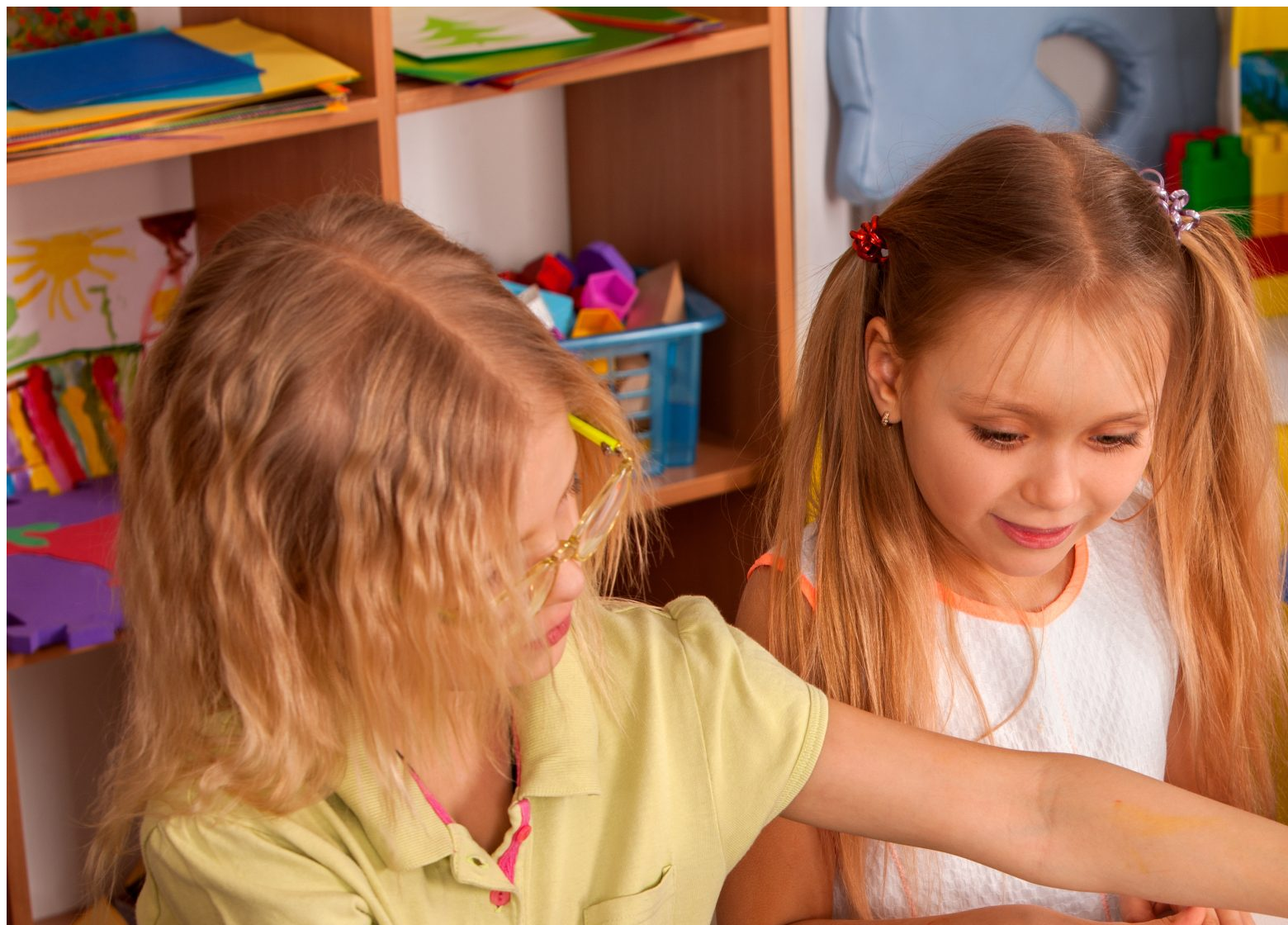
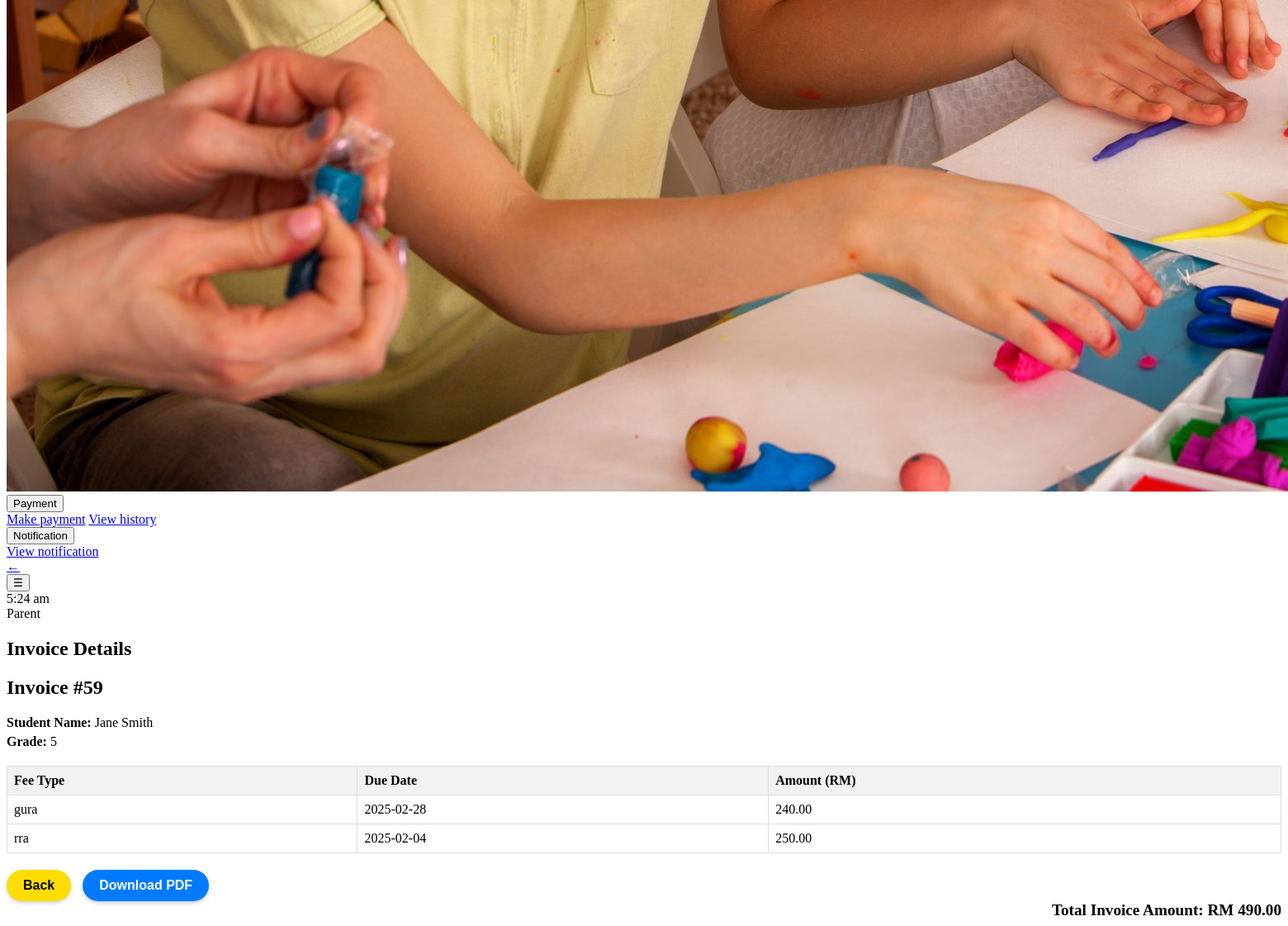
Screenshot of /accountant/invoice_Details/59 (signed in) with the database file from the repository (2 pictures, top to bottom).
### models.py (models this page shows, shortened)
class Invoice(db.Model):
    __tablename__ = 'invoices'
    id = db.Column(db.Integer, primary_key=True, autoincrement=True)
    total_amount = db.Column(NUMERIC(10, 2), nullable=False)
    flag = db.Column(db.Boolean, default=False)  # True if paid before the due date
    fees = db.relationship('Fee', back_populates='invoice', lazy='joined')

class Student(db.Model):
    __tablename__ = 'students'
    id = db.Column(db.Integer, primary_key=True, autoincrement=True)
    name = db.Column(db.String(255), nullable=False)
    grade = db.Column(db.String(50), nullable=False)
    dob = db.Column(db.Date, nullable=False)
    transport = db.Column(db.Boolean, default=False)
    user_id = db.Column(db.Integer, db.ForeignKey('users.id'), nullable=False)
    fees = db.relationship('Fee', backref='student', cascade='all, delete-orphan')

class Fee(db.Model):
    __tablename__ = 'fees'
    id = db.Column(db.Integer, primary_key=True, autoincrement=True)
    student_id = db.Column(db.Integer, db.ForeignKey('students.id'), nullable=False)
    create_date = db.Column(db.Date, default=func.current_date())
    due_date = db.Column(db.Date, nullable=False)
    amount = db.Column(NUMERIC(10, 2), nullable=False)
    fee_type = db.Column(db.String(100), nullable=False)
    status = db.Column(db.Enum('unpaid', 'paid', name='fee_status'), default='unpaid')
    invoice_id = db.Column(db.Integer, db.ForeignKey('invoices.id'), nullable=True)
    invoice = db.relationship('Invoice', back_populates='fees')

### routes/accountant_routes.py (the view)
@accountant_blueprint.route("/invoice_Details/<int:invoice_id>", methods=["GET"])
@login_required
def invoice_details(invoice_id):
    invoice = get_invoice_details(invoice_id)  # Use the renamed function
    return render_template('invoiceDetail.html', invoice=invoice)

### app.py (called while the page is built)
@login_manager.user_loader
def load_user(user_id):
    return User.query.get(int(user_id))

### function.py (called while the page is built)
def get_invoice_details(invoice_id):
    invoice = Invoice.query.options(
        joinedload(Invoice.fees).joinedload(Fee.student)
    ).get(invoice_id)
    return invoice

### templates/invoiceDetail.html (shortened to what this page needs)
{% if current_user.role == 'teacher' %}
{% extends "teacherBase.html" %}
{% elif current_user.role == 'admin'%}
{% extends "adminBase.html" %}
{% elif current_user.role == 'accountant' %}
{% extends "accountantBase.html" %}
{% elif current_user.role == 'parent'%}
{% extends "parentBase.html" %}
{% endif %}
{% block content %}
<section class="content">
    <div class="header-container">
        <h1>Invoice Details</h1>
    </div>
    <div id="makepdf">
        <div class="invoice-summary">
            <h2>Invoice #{{ invoice.id }}</h2>
            {% if invoice.fees|length > 0 %}
            <p><strong>Student Name:</strong> {{ invoice.fees[0].student.name }}</p>
            <p><strong>Grade:</strong> {{ invoice.fees[0].student.grade }}</p>
            {% else %}
            <p>No fee items available.</p>
            {% endif %}
        </div>
        <div class="preview-container">
            <table class="preview-table">
                <thead>
                    <tr>
                        <th>Fee Type</th>
                        <th>Due Date</th>
                        <th>Amount (RM)</th>
                    </tr>
                </thead>
                <tbody>
                    {% set total = 0 %}
                    {% for fee in invoice.fees %}
                    <tr>
                        <td>{{ fee.fee_type }}</td>
                        <td>{{ fee.due_date.strftime('%Y-%m-%d') }}</td>
                        <td>{{ "%.2f"|format(fee.amount) }}</td>
                    </tr>
                    {% set total = total + fee.amount %}
                    {% endfor %}
                </tbody>
            </table>
            <button onclick="window.history.back()" class="back-btn">Back</button>
            <button id="downloadPDF" class="download-btn">Download PDF</button>
            <div class="total-amount">
                Total Invoice Amount: RM {{ "%.2f"|format(invoice.total_amount) }}
            </div>
        </div>
    </div>
</section>
</div>
{% endblock %}

### templates/invoiceDetail.html (style rules this page uses)
.invoice-summary { margin-bottom: 20px; }
.invoice-summary p { margin: 0 0 5px 0; }
.preview-table { width: 100%; border-collapse: collapse; margin-bottom: 20px; }
.preview-table th, .preview-table td { border: 1px solid #ddd; padding: 8px; text-align: left; }
.preview-table th { background-color: #f2f2f2; }
.total-amount { text-align: right; font-size: 1.2em; font-weight: bold; }
.back-btn { padding: 10px 20px; border: none; border-radius: 20px; font-size: 1rem; font-weight: bold; cursor: pointer; transition: all 0.3s ease; box-shadow: 0 2px 5px rgba(0, 0, 0, 0.2); background: #ffdd00; color: black; }
.download-btn { padding: 10px 20px; border: none; border-radius: 20px; font-size: 1rem; font-weight: bold; cursor: pointer; transition: all 0.3s ease; box-shadow: 0 2px 5px rgba(0, 0, 0, 0.2); background: #007bff; color: white; margin-left: 10px; }

### rows the page displays
Invoice: id "59", total_amount "490.00"
Student: name "Jane Smith", grade "5"
Fee: fee_type "gura", due_date "2025-02-28", amount "240.00"
Fee: fee_type "rra", due_date "2025-02-04", amount "250.00"
